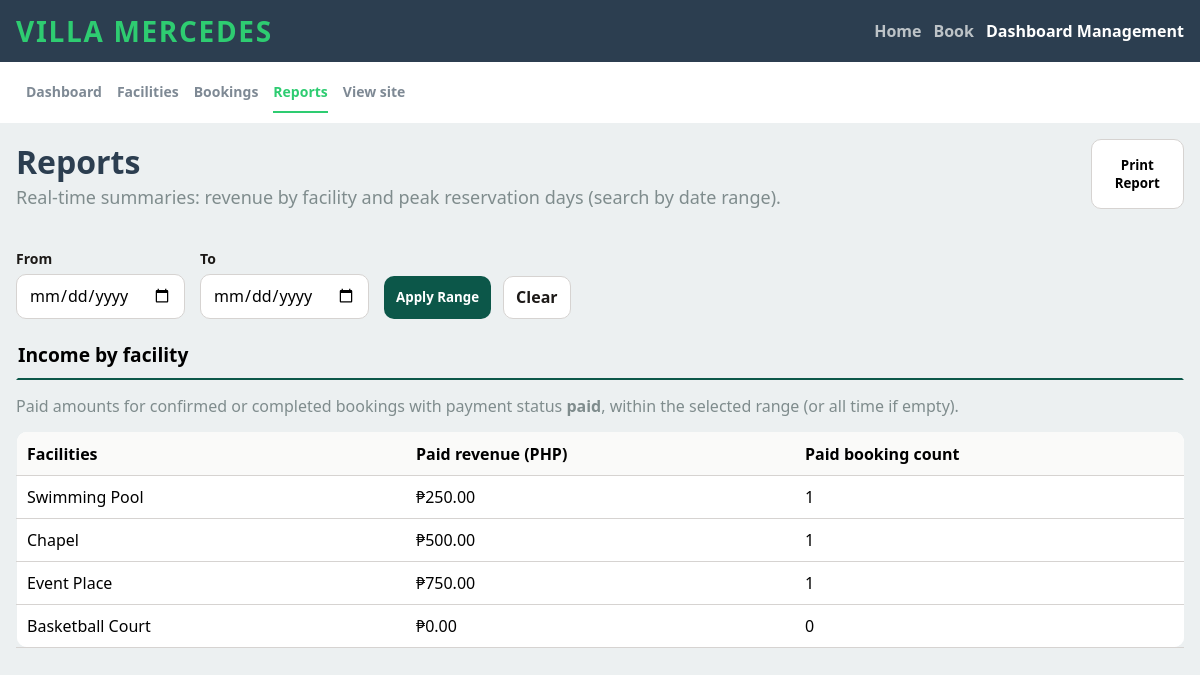
Screenshot of /admin/reports.php (signed in) with the database file from the repository.
### tables this page shows
CREATE TABLE IF NOT EXISTS `facilities` (
  `id` int NOT NULL AUTO_INCREMENT,
  `name` varchar(255) NOT NULL,
  `description` text NOT NULL,
  `image_filename` varchar(255) DEFAULT NULL,
  `capacity` int NOT NULL,
  `rate_amount` decimal(10,2) NOT NULL,
  `rate_unit` enum('Per Day','Per Session') NOT NULL,
  `created_at` timestamp NULL DEFAULT CURRENT_TIMESTAMP,
  PRIMARY KEY (`id`)
);

### utils/helper.php (called while the page is built, shortened)
<?php
function url(string $path = ''): string
{
    $base = '/villa-mercedes';
    $path = ltrim($path, '/');
    return $base . '/' . $path;
}
function e(?string $value): string
{
    return htmlspecialchars((string) $value, ENT_QUOTES | ENT_HTML5, 'UTF-8');
}

### admin/reports.php (the view, shortened to what this page needs)
<?php
require_once '../utils/helper.php';
$currentPage = basename($_SERVER['PHP_SELF']);
$conn = connection();
$dateFrom = $_GET['date-from'] ?? '';
$dateTo   = $_GET['date-to'] ?? '';
$stmt = $conn->prepare("SELECT * FROM facilities");
$stmt->execute();
$facilities = $stmt->get_result();
?>
<!DOCTYPE html>
<html lang="en">
<head>
    <link rel="stylesheet" href="../resources/css/header-footer.css">
    <link rel="stylesheet" href="../resources/css/admin-nav.css">
    <link rel="stylesheet" href="../resources/css/admin-reports.css">
</head>
<body>
    <header>
        <div class="header-container">
            <a href="<?= e(url('index.php')) ?>" class="brand-label">Villa Mercedes</a>
            <div class="header-nav">
                <a href="<?= e(url('index.php')) ?>" class="<?= $currentPage === 'index.php' ? 'is-active' : '' ?>">Home</a>
                <a href="<?= e(url('book.php')) ?>" class="<?= $currentPage === 'book.php' ? 'is-active' : '' ?>">Book</a>
                <a href="<?= e(url('login.php')) ?>" class="is-active">
                    <?= isset($_SESSION['user']) ? 'Dashboard Management' : 'Login' ?>
                </a>
            </div>
        </div>
    </header>
    <nav class="admin-subnav">
        <div class="admin-subnav-inner">
            <a href="<?= e(url('admin/dashboard.php')) ?>" class="<?= $currentPage === 'dashboard.php' ? 'is-active' : '' ?>">Dashboard</a>
            <a href="<?= e(url('admin/facilities.php')) ?>" class="<?= $currentPage === 'facilities.php' ? 'is-active' : '' ?>">Facilities</a>
            <a href="<?= e(url('admin/bookings.php')) ?>" class="<?= $currentPage === 'bookings.php' ? 'is-active' : '' ?>">Bookings</a>
            <a href="<?= e(url('admin/reports.php')) ?>" class="<?= $currentPage === 'reports.php' ? 'is-active' : '' ?>">Reports</a>
            <a href="<?= e(url('index.php')) ?>" target="_blank" >View site</a>
        </div>
    </nav>
    <main class="reports-main">
        <div class="page-head">
            <div>
                <h1>Reports</h1>
                <p>Real-time summaries: revenue by facility and peak reservation days (search by date range).</p>
            </div>
            <button onclick="window.print()" class="btn print">Print Report</button>
        </div>
        <form action="" method="GET">
            <div>
                <label for="date-from">From</label>
                <input type="date" name="date-from" id="date-from">
            </div>
            <div>
                <label for="date-to">To</label>
                <input type="date" name="date-to" id="date-to">
            </div>
            <div class="action-row">
                <button type="submit" class="btn primary">Apply Range</button>
                <a href="<?= url('admin/reports.php') ?>" class="btn clear">Clear</a>
            </div>
        </form>
        <section class="reports-section">
            <h2>Income by facility</h2>
            <p class="reports-intro">
                Paid amounts for confirmed or completed bookings with payment
                status <strong>paid</strong>, within the selected range (or all time if empty).
            </p>
            <table>
                <thead>
                    <th>Facilities</th>
                    <th>Paid revenue (PHP)</th>
                    <th>Paid booking count</th>
                </thead>
                <tbody>
                    <?php if ($facilities->num_rows > 0): ?>
                        <?php while ($row = $facilities->fetch_assoc()): ?>
                            <?php
                        $sql = "
                            SELECT
                            COUNT(*) AS total_bookings,
                            COALESCE(SUM(payment_amount), 0) AS total_revenue
                            FROM bookings
                            WHERE facility_id = ?
                            AND status IN ('Confirmed', 'Completed')
                            AND payment_status = 'Paid'
                            ";
                    $stmt2 = $conn->prepare($sql);
                    if ($dateFrom !== '' && $dateTo !== '') {
                        $stmt2->bind_param("iss", $row['id'], $dateFrom, $dateTo);
                    } else {
                        $stmt2->bind_param("i", $row['id']);
                    }
                    $stmt2->execute();
                        $data = $stmt2->get_result()->fetch_assoc();
                     $total_revenue = $data['total_revenue'] ?? 0;
                    $booking_count = $data['total_bookings'] ?? 0;
                    ?>
                <tr>
                    <td><?= e($row['name']) ?></td>
                    <td>₱<?= number_format($total_revenue, 2) ?></td>
                    <td><?= $booking_count ?></td>
                </tr>
                    <?php endwhile; ?>
            <?php else: ?>
                <tr>
                        <td colspan="3" class="no-data">No facilities found</td>
                </tr>
                        <?php endif; ?>
                </tbody>
            </table>
        </section>
    </main>
</body>
</html>

### resources/css/header-footer.css (style rules this page uses)
* { box-sizing: border-box; padding: 0; margin: 0; font-family: 'Segoe UI', Tahoma, "Geneva", Verdana, sans-serif; }
html { background-color: #ECF0F1; }
header { background-color: #2c3e50; }
.header-container { max-width: 75rem; margin: 0 auto; display: flex; justify-content: space-between; padding: 0.75rem 1rem; align-items: center; }
.brand-label { font-size: 28px; font-weight: 700; letter-spacing: 0.06em; text-transform: uppercase; color: #2ecc71; text-decoration: none; }
.header-nav { display: flex; align-items: center; gap: 0.75rem; }
.header-nav a { color: #bdc3c7; font-weight: 600; font-size: 16px; text-decoration: none; }
.header-nav a.is-active { color: #fff; }

### resources/css/admin-nav.css (style rules this page uses)
.admin-subnav { background-color: #FFFFFF; padding: 10px 10px; }
.admin-subnav-inner { max-width: 75rem; margin: 0 auto; padding: 0 1rem; display: flex; gap: .9375rem; }
.admin-subnav-inner a { color: #2c3e509c; text-decoration: none; font-weight: 600; font-size: .875rem; padding: .625rem 0; display: inline-block; }
.admin-subnav-inner a.is-active { color: #2ecc71; border-bottom: 2px solid #2ecc71; }

### resources/css/admin-reports.css (style rules this page uses)
.reports-main { max-width: 1600px; width: 100%; margin: 0 auto; padding: 1rem; }
.page-head { display: flex; justify-content: space-between; align-items: center; margin-bottom: 40px; }
.page-head h1 { color: #2C3E50; margin-bottom: 2px; }
.page-head p, .reports-section p { color: #7F8C8D; font-size: large; }
.btn { padding: 0.6rem 0.75rem; border-radius: 10px; font-weight: 700; border: none; cursor: pointer; }
.print { padding: 1rem 1.2rem; width: 8%; border: 1px solid #D6D3D1; background-color: #fff; }
input { width: 100%; max-width: 100%; padding: 0.6rem 0.75rem; border: 1px solid #d6d3d1; border-radius: 10px; font: inherit; background: #ffffff; }
label { display: block; font-weight: 600; font-size: 0.875rem; margin-bottom: 0.35rem; color: #1c1917; }
form { margin-bottom: 10px; display: flex; align-items: end; gap: 15px; }
.action-row { display: flex; gap: 12px; }
.primary { width: 100%; background-color: #0c5749; color: #fff; }
.clear { color: #1c1917; border: 1px solid #D6D3D1; background-color: #fff; text-decoration: none; }
.reports-section h2 { font-size: larger; padding: 10px 0; border: 2.8px solid transparent; border-bottom-color: #0c5749; }
.reports-section p { padding: 15px 0; font-size: medium; }
table { width: 100%; border-collapse: collapse; table-layout: fixed; min-width: 420px; }
thead, th, td, tr { border: 1.5px solid transparent; text-align: left; border-bottom-color: #D6D3D1; background-color: #fff; padding: 10px; }
thead, th { background-color: #FAFAF9; }
table tr:first-child th:first-child { border-top-left-radius: 10px; }
table tr:first-child th:last-child { border-top-right-radius: 10px; }
table tr:last-child td:first-child { border-bottom-left-radius: 10px; }
table tr:last-child td:last-child { border-bottom-right-radius: 10px; }

### rows the page displays
facilities: name "Swimming Pool", total_revenue "250.00", booking_count "1"
facilities: name "Chapel", total_revenue "500.00", booking_count "1"
facilities: name "Event Place", total_revenue "750.00", booking_count "1"
facilities: name "Basketball Court", total_revenue "0.00", booking_count "0"
